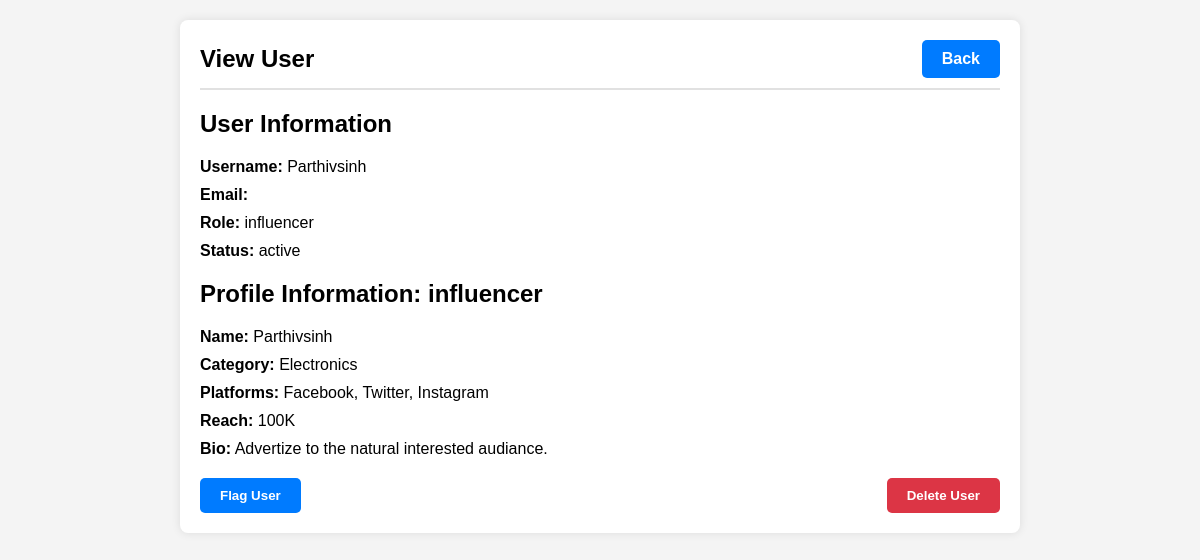
/view-user/4, run on the app's committed database.
### main.py (models this page shows)
class User(db.Model):
    __tablename__ = 'users'
    user_id = db.Column(db.Integer, autoincrement=True, primary_key=True)
    username = db.Column(db.String, unique=True, nullable=False)
    password = db.Column(db.String, nullable=False)
    role = db.Column(db.String, default="influencer")
    remarks = db.Column(db.String, default='active')
    influencer = db.relationship('Influencer', backref='user', uselist=False)
    sponsor = db.relationship('Sponsor', backref='user', uselist=False)

class Influencer(db.Model):
    __tablename__ = 'influencers'
    influencer_id = db.Column(db.Integer, autoincrement=True, primary_key=True, unique=True, nullable=False)
    name = db.Column(db.String, nullable=False)
    email = db.Column(db.String, nullable=False)
    platforms = db.Column(db.String)
    reach = db.Column(db.String)
    category = db.Column(db.String)
    bio = db.Column(db.String)
    user_id = db.Column(db.Integer, db.ForeignKey('users.user_id'))

### main.py (the view)
@app.route('/view-user/<int:user_id>', methods=['GET'])
def view_user(user_id):
    user = User.query.get_or_404(user_id)
    if user:
        influencer = Influencer.query.filter_by(user_id=user_id).first()
        sponsor = Sponsor.query.filter_by(user_id=user_id).first()
        if influencer:
            return render_template('admin-view-user.html', user=user, influencer=influencer)
        elif sponsor:
            return render_template('admin-view-user.html', user=user, sponsor=sponsor)
    return redirect(url_for('admin_users'))

### templates/admin-view-user.html (shortened to what this page needs)
<!DOCTYPE html>
<html lang="en">
<head>
</head>
<body>
    <div class="container">
        <header>
            <h1>View User</h1>
            <a href="{{ url_for('admin_users') }}" class="back-btn">Back</a>
        </header>
        <div class="user-details">
            <h2>User Information</h2>
            <p><strong>Username:</strong> {{ user.username }}</p>
            <p><strong>Email:</strong> {{ user.email }}</p>
            <p><strong>Role:</strong> {{ user.role }}</p>
            <p><strong>Status:</strong> {{ 'flagged' if user.remarks == 'flagged' else 'active' }}</p>
            {% if user.role=="influencer" %}
            <h2>Profile Information: {{ user.role }}</h2>
            <p><strong>Name:</strong> {{ influencer.name }}</p>
            <p><strong>Category:</strong> {{ influencer.category }}</p>
            <p><strong>Platforms:</strong> {{ influencer.platforms }}</p>
            <p><strong>Reach:</strong> {{ influencer.reach }}</p>
            <p><strong>Bio:</strong> {{ influencer.bio }}</p>
            {% elif user.role=="sponsor" %}
            <h2>Profile Information: {{ user.role }}</h2>
            <p><strong>Name:</strong> {{ sponsor.sponsor_name }}</p>
            <p><strong>Industry:</strong> {{ sponsor.industry }}</p>
            <p><strong>Description:</strong> {{ sponsor.desceiption }}</p>
            {% endif %}
        </div>
        <div class="actions">
            <form action="{{ url_for('flag_user', user_id=user.user_id) }}" method="post">
                <button type="submit" class="flag-btn">Flag User</button>
            </form>
            <form action="{{ url_for('delete_user', user_id=user.user_id) }}" method="post">
                <button type="submit" class="delete-btn">Delete User</button>
            </form>
        </div>
    </div>
</body>
</html>

### templates/admin-view-user.html (style rules this page uses)
body { font-family: Arial, sans-serif; background-color: #f4f4f4; margin: 0; padding: 0; }
.container { max-width: 800px; margin: 20px auto; padding: 20px; background-color: #fff; border-radius: 8px; box-shadow: 0 0 10px rgba(0, 0, 0, 0.1); }
header { display: flex; justify-content: space-between; align-items: center; border-bottom: 2px solid #e1e1e1; padding-bottom: 10px; margin-bottom: 20px; }
header h1 { margin: 0; font-size: 24px; }
.back-btn { background-color: #007bff; color: #fff; text-decoration: none; padding: 10px 20px; border-radius: 5px; font-weight: bold; }
.user-details { margin-bottom: 20px; }
.user-details p { margin: 10px 0; }
.actions { display: flex; justify-content: space-between; }
.flag-btn, .delete-btn { background-color: #007bff; color: #fff; border: none; padding: 10px 20px; border-radius: 5px; font-weight: bold; cursor: pointer; }
.delete-btn { background-color: #dc3545; }

### data on the page
User: username "Parthivsinh", role "influencer", remarks "active"
Influencer: name "Parthivsinh", category "Electronics", platforms "Facebook, Twitter, Instagram", reach "100K", bio "Advertize to the natural interested audiance."
